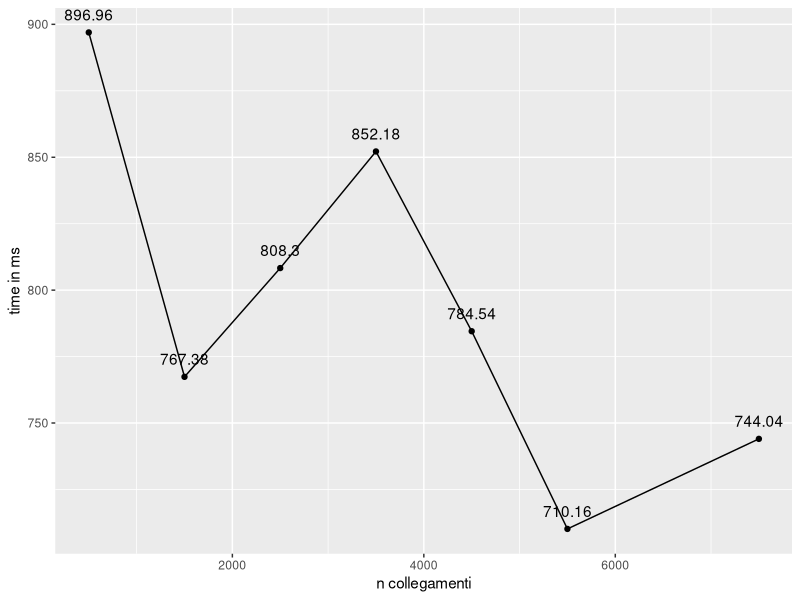

Write R code to recreate this figure.
library(ggplot2)







dataframe <- data.frame(
  Colonna1 = c( 1215.746,
                646.930,
                687.135,
                793.012,
                640.449,
                658.115,
                624.127
                
               
               
               
               
               
               
  ),
  Colonna2 = c( 760.430,
                1053.888,
                1031.468,
                1081.187,
                1072.830,
                746.169,
                526.803
                
               
               
               
               
               
               
               
  ),
  Colonna3 = c( 714.718,
                601.311,
                706.304,
                682.338,
                640.353,
                726.200,
                1081.187
               
               
               
               
               
               
  )
)


rowMeans(dataframe)
mediadata <- data.frame(media= c(round (rowMeans(dataframe), digits=2)), Colonna1 = c(500, 1500, 2500, 3500, 4500, 5500, 7500))


ggplot(mediadata, aes(x = Colonna1, y = media)) + geom_text(aes(label = media), hjust = 0.5, vjust = -1) +
  geom_point() + geom_line() + xlab("n collegamenti") + ylab("time in ms") 

# Funzione per calcolare la varianza riga per riga
calcola_varianza_righe <- function(row) {
  return(var(row))
}
varianza<-var(dataframe[1,])
print(varianza)

# Applicazione della funzione alle righe del dataset
varianze_righe <- apply(dataframe, 1, calcola_varianza_righe)

# Stampa delle varianze calcolate
cat("Varianza per riga:\n")
print(varianze_righe)

